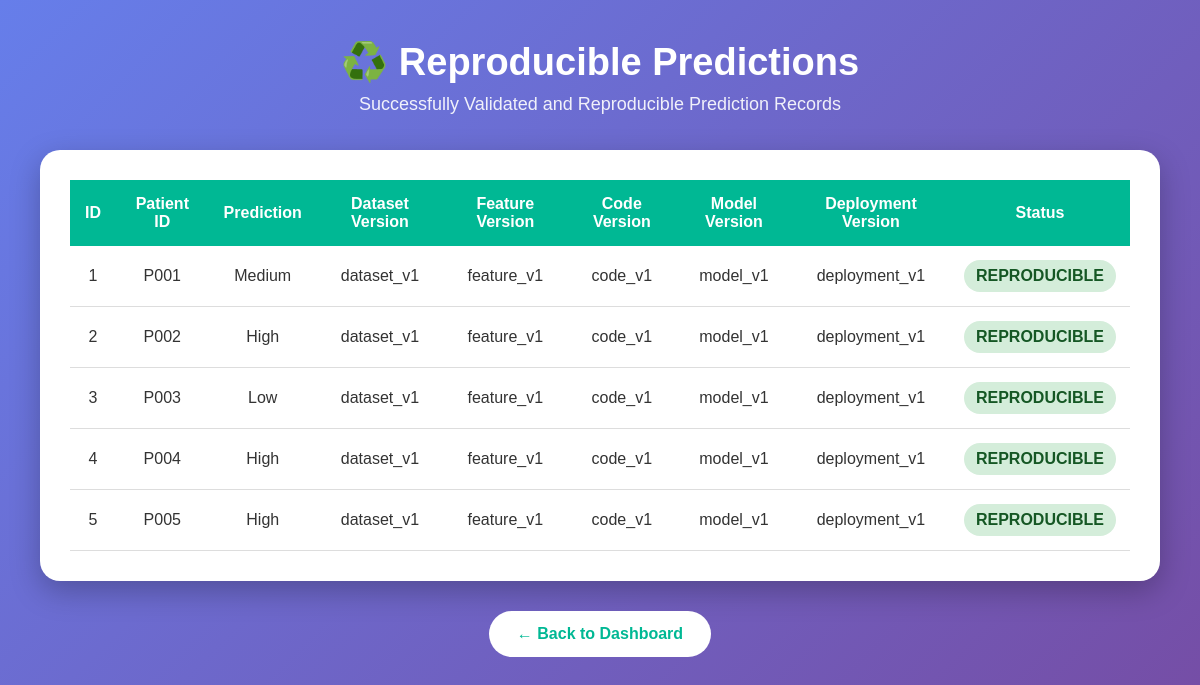
Page /reproducible-page on the earlier database version.
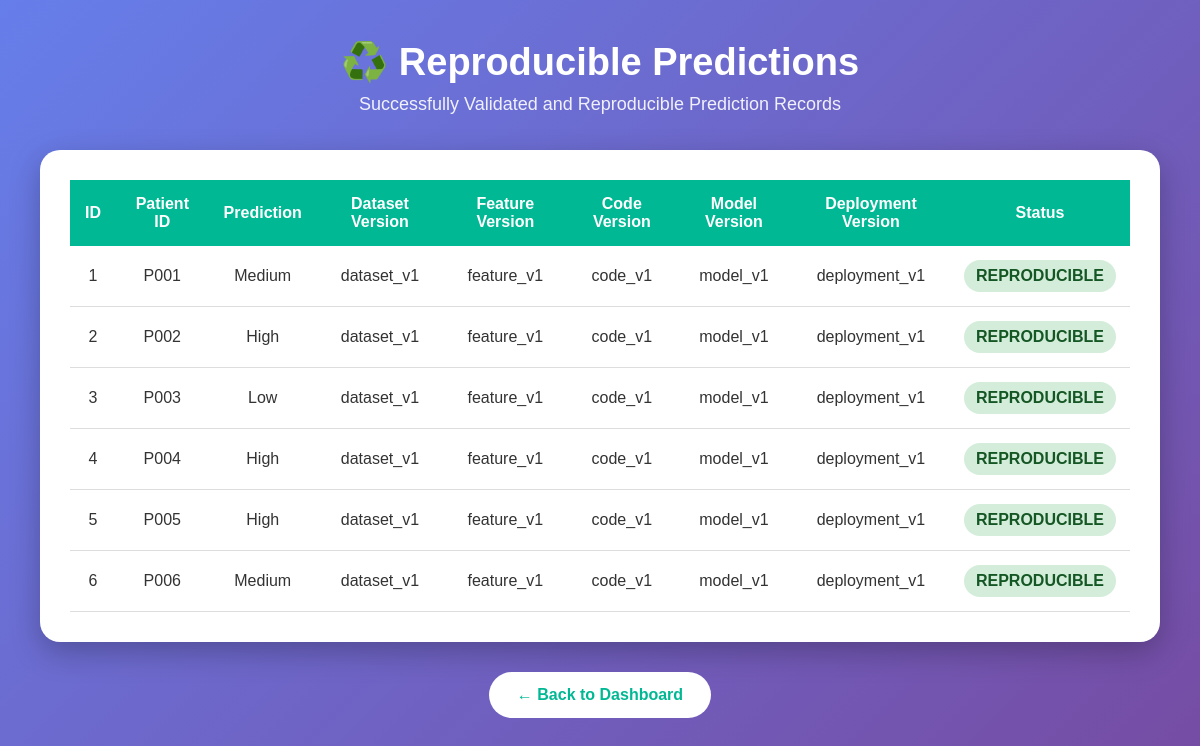
Same page on the later database version.
### tables this page shows
CREATE TABLE predictions (
            id INTEGER PRIMARY KEY AUTOINCREMENT,
            patient_id TEXT NOT NULL,
            prediction TEXT NOT NULL,
            dataset_version TEXT NOT NULL,
            feature_version TEXT NOT NULL,
            code_version TEXT NOT NULL,
            model_version TEXT NOT NULL,
            parameters TEXT,
            deployment_version TEXT,
            approved_by TEXT
        , reproducibility_status TEXT DEFAULT 'UNKNOWN', failure_reason TEXT);

### backend/app.py (the view)
@app.route("/reproducible-page")
def reproducible_page():
    connection = get_connection()
    try:
        rows = connection.execute("""
            SELECT *
            FROM predictions
            WHERE reproducibility_status = 'REPRODUCIBLE'
            ORDER BY id
        """).fetchall()
        predictions = [dict(row) for row in rows]
    finally:
        connection.close()
    return render_template(
        "reproducible.html",
        predictions=predictions
    )

### backend/database.py (called while the page is built)
def get_connection():
    connection = sqlite3.connect(DATABASE)
    connection.row_factory = sqlite3.Row
    connection.execute("PRAGMA foreign_keys = ON")
    return connection

### templates/reproducible.html (shortened to what this page needs)
<!DOCTYPE html>
<html lang="en">
<head>
</head>
<body>
    <div class="container">
        <div class="header">
            <h1>♻️ Reproducible Predictions</h1>
            <p>
                Successfully Validated and Reproducible Prediction Records
            </p>
        </div>
        <div class="table-box">
            {% if predictions %}
            <table>
                <thead>
                    <tr>
                        <th>ID</th>
                        <th>Patient ID</th>
                        <th>Prediction</th>
                        <th>Dataset Version</th>
                        <th>Feature Version</th>
                        <th>Code Version</th>
                        <th>Model Version</th>
                        <th>Deployment Version</th>
                        <th>Status</th>
                    </tr>
                </thead>
                <tbody>
                    {% for prediction in predictions %}
                    <tr>
                        <td>{{ prediction.id }}</td>
                        <td>
                            {{ prediction.patient_id }}
                        </td>
                        <td>
                            {{ prediction.prediction }}
                        </td>
                        <td>
                            {{ prediction.dataset_version }}
                        </td>
                        <td>
                            {{ prediction.feature_version }}
                        </td>
                        <td>
                            {{ prediction.code_version }}
                        </td>
                        <td>
                            {{ prediction.model_version }}
                        </td>
                        <td>
                            {{ prediction.deployment_version }}
                        </td>
                        <td>
                            <span class="status">
                                {{ prediction.reproducibility_status }}
                            </span>
                        </td>
                    </tr>
                    {% endfor %}
                </tbody>
            </table>
            {% else %}
            <div class="empty-message">
                No reproducible predictions found.
            </div>
            {% endif %}
        </div>
        <div class="back-container">
            <a href="/dashboard" class="back">
                ← Back to Dashboard
            </a>
        </div>
    </div>
</body>
</html>

Differences in the rows shown:
added predictions: id "6", patient_id "P006", prediction "Medium", dataset_version "dataset_v1", feature_version "feature_v1", code_version "code_v1", model_version "model_v1", deployment_version "deployment_v1", reproducibility_status "REPRODUCIBLE"
